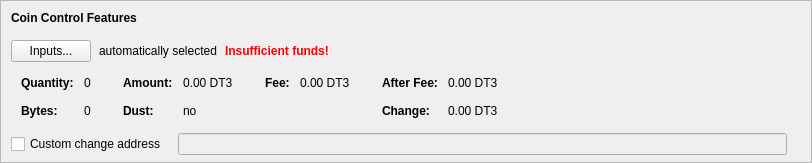
    <widget class="QFrame" name="frameCoinControl">
     <property name="sizePolicy">
      <sizepolicy hsizetype="Expanding" vsizetype="Expanding">
       <horstretch>0</horstretch>
       <verstretch>0</verstretch>
      </sizepolicy>
     </property>
     <property name="maximumSize">
      <size>
       <width>16777215</width>
       <height>16777215</height>
      </size>
     </property>
     <property name="frameShape">
      <enum>QFrame::StyledPanel</enum>
     </property>
     <property name="frameShadow">
      <enum>QFrame::Sunken</enum>
     </property>
     <layout class="QVBoxLayout" name="verticalLayoutCoinControl2">
      <property name="spacing">
       <number>0</number>
      </property>
      <property name="leftMargin">
       <number>0</number>
      </property>
      <property name="topMargin">
       <number>0</number>
      </property>
      <property name="rightMargin">
       <number>0</number>
      </property>
      <property name="bottomMargin">
       <number>6</number>
      </property>
      <item>
       <layout class="QVBoxLayout" name="verticalLayoutCoinControl" stretch="0,0,0,0,1">
        <property name="spacing">
         <number>0</number>
        </property>
        <property name="leftMargin">
         <number>10</number>
        </property>
        <property name="topMargin">
         <number>10</number>
        </property>
        <item>
         <layout class="QHBoxLayout" name="horizontalLayoutCoinControl1">
          <property name="bottomMargin">
           <number>15</number>
          </property>
          <item>
           <widget class="QLabel" name="labelCoinControlFeatures">
            <property name="sizePolicy">
             <sizepolicy hsizetype="Preferred" vsizetype="Maximum">
              <horstretch>0</horstretch>
              <verstretch>0</verstretch>
             </sizepolicy>
            </property>
            <property name="font">
             <font>
              <weight>75</weight>
              <bold>true</bold>
             </font>
            </property>
            <property name="styleSheet">
             <string notr="true">font-weight:bold;</string>
            </property>
            <property name="text">
             <string>Coin Control Features</string>
            </property>
           </widget>
          </item>
         </layout>
        </item>
        <item>
         <layout class="QHBoxLayout" name="horizontalLayoutCoinControl2" stretch="0,0,0,0">
          <property name="spacing">
           <number>8</number>
          </property>
          <property name="bottomMargin">
           <number>10</number>
          </property>
          <item>
           <widget class="QPushButton" name="pushButtonCoinControl">
            <property name="styleSheet">
             <string notr="true"/>
            </property>
            <property name="text">
             <string>Inputs...</string>
            </property>
            <property name="autoDefault">
             <bool>false</bool>
            </property>
           </widget>
          </item>
          <item>
           <widget class="QLabel" name="labelCoinControlAutomaticallySelected">
            <property name="text">
             <string>automatically selected</string>
            </property>
            <property name="margin">
             <number>5</number>
            </property>
           </widget>
          </item>
          <item>
           <widget class="QLabel" name="labelCoinControlInsuffFunds">
            <property name="font">
             <font>
              <weight>75</weight>
              <bold>true</bold>
             </font>
            </property>
            <property name="styleSheet">
             <string notr="true">color:red;font-weight:bold;</string>
            </property>
            <property name="text">
             <string>Insufficient funds!</string>
            </property>
            <property name="margin">
             <number>5</number>
            </property>
           </widget>
          </item>
          <item>
           <spacer name="horizontalSpacerCoinControl">
            <property name="orientation">
             <enum>Qt::Horizontal</enum>
            </property>
            <property name="sizeHint" stdset="0">
             <size>
              <width>40</width>
              <height>1</height>
             </size>
            </property>
           </spacer>
          </item>
         </layout>
        </item>
        <item>
         <widget class="QWidget" name="widgetCoinControl" native="true">
          <property name="sizePolicy">
           <sizepolicy hsizetype="Preferred" vsizetype="Preferred">
            <horstretch>0</horstretch>
            <verstretch>0</verstretch>
           </sizepolicy>
          </property>
          <property name="minimumSize">
           <size>
            <width>0</width>
            <height>0</height>
           </size>
          </property>
          <property name="styleSheet">
           <string notr="true"/>
          </property>
          <layout class="QHBoxLayout" name="horizontalLayoutCoinControl5">
           <property name="leftMargin">
            <number>0</number>
           </property>
           <property name="topMargin">
            <number>0</number>
           </property>
           <property name="rightMargin">
            <number>0</number>
           </property>
           <property name="bottomMargin">
            <number>0</number>
           </property>
           <item>
            <layout class="QHBoxLayout" name="horizontalLayoutCoinControl3" stretch="0,0,0,1">
             <property name="spacing">
              <number>20</number>
             </property>
             <property name="topMargin">
              <number>0</number>
             </property>
             <property name="bottomMargin">
              <number>10</number>
             </property>
             <item>
              <layout class="QFormLayout" name="formLayoutCoinControl1">
               <property name="horizontalSpacing">
                <number>10</number>
               </property>
               <property name="verticalSpacing">
                <number>14</number>
               </property>
               <property name="leftMargin">
                <number>10</number>
               </property>
               <property name="topMargin">
                <number>4</number>
               </property>
               <property name="rightMargin">
                <number>6</number>
               </property>
               <item row="0" column="0">
                <widget class="QLabel" name="labelCoinControlQuantityText">
                 <property name="font">
                  <font>
                   <weight>75</weight>
                   <bold>true</bold>
                  </font>
                 </property>
                 <property name="text">
                  <string>Quantity:</string>
                 </property>
                 <property name="margin">
                  <number>0</number>
                 </property>
                </widget>
               </item>
               <item row="0" column="1">
                <widget class="QLabel" name="labelCoinControlQuantity">
                 <property name="cursor">
                  <cursorShape>IBeamCursor</cursorShape>
                 </property>
                 <property name="contextMenuPolicy">
                  <enum>Qt::ActionsContextMenu</enum>
                 </property>
                 <property name="text">
                  <string notr="true">0</string>
                 </property>
                 <property name="margin">
                  <number>0</number>
                 </property>
                 <property name="textInteractionFlags">
                  <set>Qt::LinksAccessibleByMouse|Qt::TextSelectableByKeyboard|Qt::TextSelectableByMouse</set>
                 </property>
                </widget>
               </item>
               <item row="1" column="0">
                <widget class="QLabel" name="labelCoinControlBytesText">
                 <property name="font">
                  <font>
                   <weight>75</weight>
                   <bold>true</bold>
                  </font>
                 </property>
                 <property name="text">
                  <string>Bytes:</string>
                 </property>
                </widget>
               </item>
               <item row="1" column="1">
                <widget class="QLabel" name="labelCoinControlBytes">
                 <property name="cursor">
                  <cursorShape>IBeamCursor</cursorShape>
                 </property>
                 <property name="contextMenuPolicy">
                  <enum>Qt::ActionsContextMenu</enum>
                 </property>
                 <property name="text">
                  <string notr="true">0</string>
                 </property>
                 <property name="textInteractionFlags">
                  <set>Qt::LinksAccessibleByMouse|Qt::TextSelectableByKeyboard|Qt::TextSelectableByMouse</set>
                 </property>
                </widget>
               </item>
              </layout>
             </item>
             <item>
              <layout class="QFormLayout" name="formLayoutCoinControl2">
               <property name="horizontalSpacing">
                <number>10</number>
               </property>
               <property name="verticalSpacing">
                <number>14</number>
               </property>
               <property name="leftMargin">
                <number>6</number>
               </property>
               <property name="topMargin">
                <number>4</number>
               </property>
               <property name="rightMargin">
                <number>6</number>
               </property>
               <item row="0" column="0">
                <widget class="QLabel" name="labelCoinControlAmountText">
                 <property name="font">
                  <font>
                   <weight>75</weight>
                   <bold>true</bold>
                  </font>
                 </property>
                 <property name="text">
                  <string>Amount:</string>
                 </property>
                 <property name="margin">
                  <number>0</number>
                 </property>
                </widget>
               </item>
               <item row="0" column="1">
                <widget class="QLabel" name="labelCoinControlAmount">
                 <property name="cursor">
                  <cursorShape>IBeamCursor</cursorShape>
                 </property>
                 <property name="contextMenuPolicy">
                  <enum>Qt::ActionsContextMenu</enum>
                 </property>
                 <property name="text">
                  <string notr="true">0.00 DT3</string>
                 </property>
                 <property name="textInteractionFlags">
                  <set>Qt::LinksAccessibleByMouse|Qt::TextSelectableByKeyboard|Qt::TextSelectableByMouse</set>
                 </property>
                </widget>
               </item>
               <item row="1" column="0">
                <widget class="QLabel" name="labelCoinControlLowOutputText">
                 <property name="font">
                  <font>
                   <weight>75</weight>
                   <bold>true</bold>
                  </font>
                 </property>
                 <property name="text">
                  <string>Dust:</string>
                 </property>
                </widget>
               </item>
               <item row="1" column="1">
                <widget class="QLabel" name="labelCoinControlLowOutput">
                 <property name="cursor">
                  <cursorShape>IBeamCursor</cursorShape>
                 </property>
                 <property name="contextMenuPolicy">
                  <enum>Qt::ActionsContextMenu</enum>
                 </property>
                 <property name="text">
                  <string notr="true">no</string>
                 </property>
                 <property name="textInteractionFlags">
                  <set>Qt::LinksAccessibleByMouse|Qt::TextSelectableByKeyboard|Qt::TextSelectableByMouse</set>
                 </property>
                </widget>
               </item>
              </layout>
             </item>
             <item>
              <layout class="QFormLayout" name="formLayoutCoinControl3">
               <property name="horizontalSpacing">
                <number>10</number>
               </property>
               <property name="verticalSpacing">
                <number>14</number>
               </property>
               <property name="leftMargin">
                <number>6</number>
               </property>
               <property name="topMargin">
                <number>4</number>
               </property>
               <property name="rightMargin">
                <number>6</number>
               </property>
               <item row="0" column="0">
                <widget class="QLabel" name="labelCoinControlFeeText">
                 <property name="font">
                  <font>
                   <weight>75</weight>
                   <bold>true</bold>
                  </font>
                 </property>
                 <property name="text">
                  <string>Fee:</string>
                 </property>
                 <property name="margin">
                  <number>0</number>
                 </property>
                </widget>
               </item>
               <item row="0" column="1">
                <widget class="QLabel" name="labelCoinControlFee">
                 <property name="cursor">
                  <cursorShape>IBeamCursor</cursorShape>
                 </property>
                 <property name="contextMenuPolicy">
                  <enum>Qt::ActionsContextMenu</enum>
                 </property>
                 <property name="text">
                  <string notr="true">0.00 DT3</string>
                 </property>
                 <property name="textInteractionFlags">
                  <set>Qt::LinksAccessibleByMouse|Qt::TextSelectableByKeyboard|Qt::TextSelectableByMouse</set>
                 </property>
                </widget>
               </item>
              </layout>
             </item>
             <item>
              <layout class="QFormLayout" name="formLayoutCoinControl4">
               <property name="horizontalSpacing">
                <number>10</number>
               </property>
               <property name="verticalSpacing">
                <number>14</number>
               </property>
               <property name="leftMargin">
                <number>6</number>
               </property>
               <property name="topMargin">
                <number>4</number>
               </property>
               <property name="rightMargin">
                <number>6</number>
               </property>
               <item row="0" column="0">
                <widget class="QLabel" name="labelCoinControlAfterFeeText">
                 <property name="font">
                  <font>
                   <weight>75</weight>
                   <bold>true</bold>
                  </font>
                 </property>
                 <property name="text">
                  <string>After Fee:</string>
                 </property>
                 <property name="margin">
                  <number>0</number>
                 </property>
                </widget>
               </item>
               <item row="0" column="1">
                <widget class="QLabel" name="labelCoinControlAfterFee">
                 <property name="cursor">
                  <cursorShape>IBeamCursor</cursorShape>
                 </property>
                 <property name="contextMenuPolicy">
                  <enum>Qt::ActionsContextMenu</enum>
                 </property>
                 <property name="text">
                  <string notr="true">0.00 DT3</string>
                 </property>
                 <property name="textInteractionFlags">
                  <set>Qt::LinksAccessibleByMouse|Qt::TextSelectableByKeyboard|Qt::TextSelectableByMouse</set>
                 </property>
                </widget>
               </item>
               <item row="1" column="0">
                <widget class="QLabel" name="labelCoinControlChangeText">
                 <property name="font">
                  <font>
                   <weight>75</weight>
                   <bold>true</bold>
                  </font>
                 </property>
                 <property name="text">
                  <string>Change:</string>
                 </property>
                </widget>
               </item>
               <item row="1" column="1">
                <widget class="QLabel" name="labelCoinControlChange">
                 <property name="cursor">
                  <cursorShape>IBeamCursor</cursorShape>
                 </property>
                 <property name="contextMenuPolicy">
                  <enum>Qt::ActionsContextMenu</enum>
                 </property>
                 <property name="text">
                  <string notr="true">0.00 DT3</string>
                 </property>
                 <property name="textInteractionFlags">
                  <set>Qt::LinksAccessibleByMouse|Qt::TextSelectableByKeyboard|Qt::TextSelectableByMouse</set>
                 </property>
                </widget>
               </item>
              </layout>
             </item>
            </layout>
           </item>
          </layout>
         </widget>
        </item>
        <item>
         <layout class="QHBoxLayout" name="horizontalLayoutCoinControl4" stretch="0,0,0">
          <property name="spacing">
           <number>12</number>
          </property>
          <property name="sizeConstraint">
           <enum>QLayout::SetDefaultConstraint</enum>
          </property>
          <property name="topMargin">
           <number>5</number>
          </property>
          <property name="rightMargin">
           <number>5</number>
          </property>
          <item>
           <widget class="QCheckBox" name="checkBoxCoinControlChange">
            <property name="toolTip">
             <string>If this is activated, but the change address is empty or invalid, change will be sent to a newly generated address.</string>
            </property>
            <property name="text">
             <string>Custom change address</string>
            </property>
           </widget>
          </item>
          <item>
           <widget class="QValidatedLineEdit" name="lineEditCoinControlChange">
            <property name="enabled">
             <bool>false</bool>
            </property>
            <property name="sizePolicy">
             <sizepolicy hsizetype="Expanding" vsizetype="Fixed">
              <horstretch>0</horstretch>
              <verstretch>0</verstretch>
             </sizepolicy>
            </property>
           </widget>
          </item>
          <item>
           <widget class="QLabel" name="labelCoinControlChangeLabel">
            <property name="sizePolicy">
             <sizepolicy hsizetype="Preferred" vsizetype="Expanding">
              <horstretch>0</horstretch>
              <verstretch>0</verstretch>
             </sizepolicy>
            </property>
            <property name="minimumSize">
             <size>
              <width>0</width>
              <height>0</height>
             </size>
            </property>
            <property name="text">
             <string/>
            </property>
            <property name="margin">
             <number>3</number>
            </property>
           </widget>
          </item>
         </layout>
        </item>
        <item>
         <spacer name="verticalSpacerCoinControl">
          <property name="orientation">
           <enum>Qt::Vertical</enum>
          </property>
          <property name="sizeHint" stdset="0">
           <size>
            <width>800</width>
            <height>1</height>
           </size>
          </property>
         </spacer>
        </item>
       </layout>
      </item>
     </layout>
    </widget>
